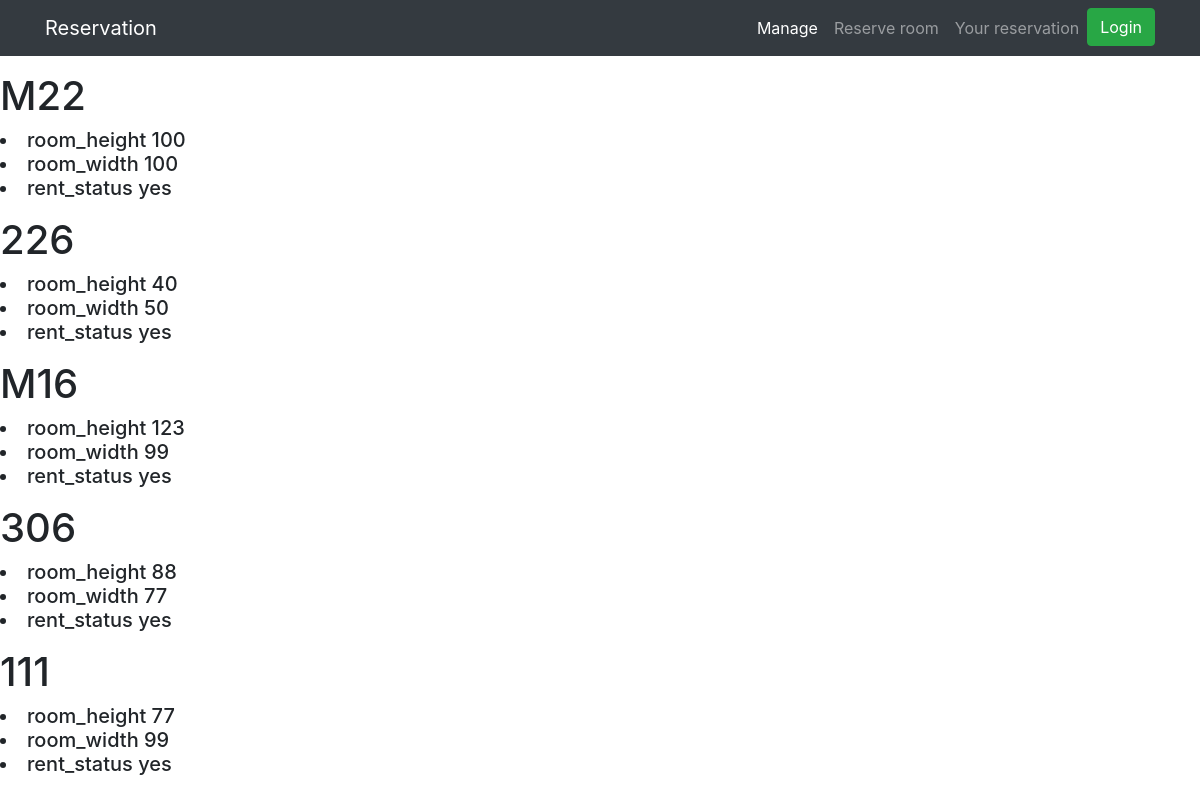
The app's page /reservation_room/, older data.
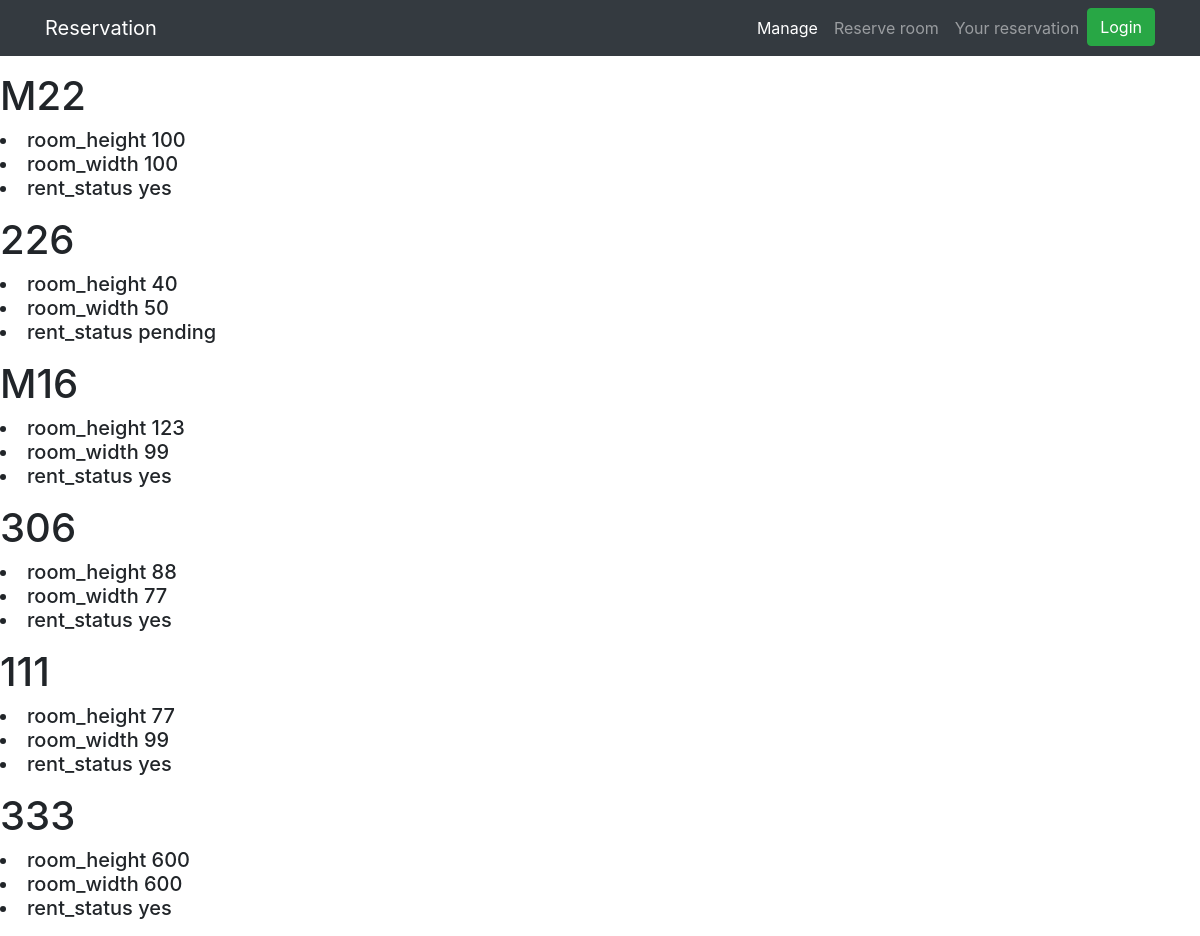
The same page, newer data.
### blog/models.py (models this page shows, shortened)
class room(models.Model):
    roomname = models.CharField(max_length=100 , default = 'roomname')
    isavaliable = (('yes','yes') , ('no','no') , ('pending' , 'pending'))
    status = models.CharField(max_length = 10 , default = 'yes', choices=isavaliable)
    width = models.IntegerField(default = 0)
    height = models.IntegerField(default = 0)
    slug = models.SlugField(max_length=100 , default = 'roomname')
    svgpath = models.CharField(max_length = 3000 , default = "PATH")
    floor = models.IntegerField(default = 1)

### project/views.py (the view)
# urls.py: path('reservation_room/' , views.room_detail , name= 'reservation_room'),
def room_detail(request):
    rooms = room.objects.all()
    if 'room' in request.GET and 'username' in request.GET:
        print(request.GET['room'])
        o_room = room.objects.get(roomname = request.GET['room']) #ดึงค่าสถานะห้อง\
        user_obj = User.objects.get(username = request.GET['username'])
        user_obj = Employee.objects.get(id = user_obj.id)
        if(o_room.status  == "pending"):
            print("anti - double transaction")
        else:
            o_room.status = "pending" #ตั้งสถานะห้องเป็นpending
            o_room.save()
    else:
        print("ihere")
    return render(request , 'blog/reservation_room.html' , {'rooms' : rooms})

### templates/blog/reservation_room.html (shortened to what this page needs)
{% extends 'base.html' %}
{% block content %}
{% for room in rooms %}
<p class="wewew"> <h1>{{ room.roomname }}</h1>
<h5>  <li> room_height {{room.height}} </li>
  <li> room_width {{room.width}} </li>
  <li>rent_status {{room.status}} </li> </h5>
</p>
{% endfor %}
{% endblock %}

Row changes from the older to the newer data that the page shows:
changed room: status "yes" → "pending"
added room: roomname "333", height "600", width "600", status "yes"
